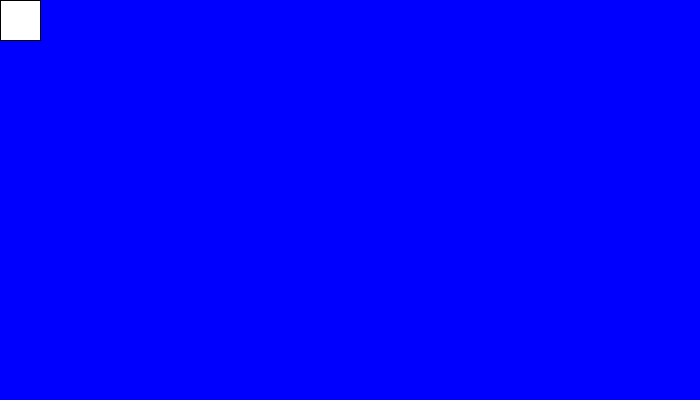
Frame 1 (no input)
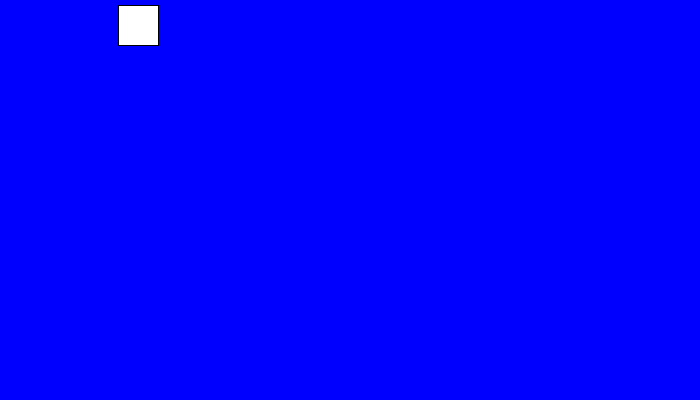
Frame 60 (the mouse pressed at the canvas centre just before this capture)
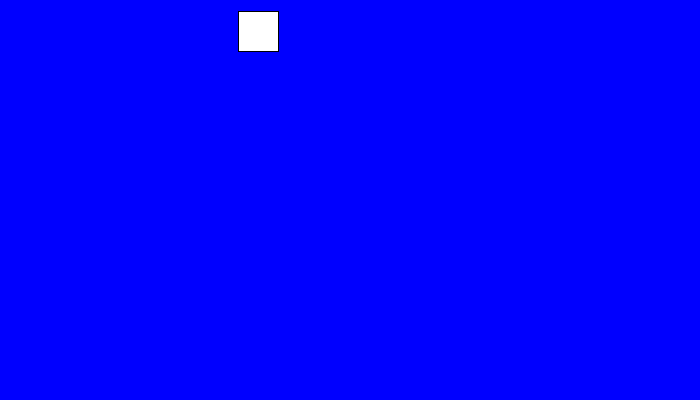
Frame 120 (the mouse held since frame 60 and released just before this capture)

The Processing sketch that drew these frames (run headless with seeded random() and noise(); from frame 60 on, the mouse is pressed at the canvas centre):

// Processing sketch: s02_anim
// ── s02_anim.pde
void setup() {
  size(700,400);    // open window 600 x 400 pixels
}

float x = 0, y = 0;
float dx = 2, dy = .1;
final float SIZE=40;
void draw() {
  background(0,0,255);
  rect(x,y,SIZE,SIZE); //  x,y
  x+= dx;
  y+= dy;
  if ( x >= width - SIZE)
    dx = -dx;
  if (x <= 0)
    dx = -dx;
  if (y < 0 || y >= height - SIZE)
    dy = -dy;
}
